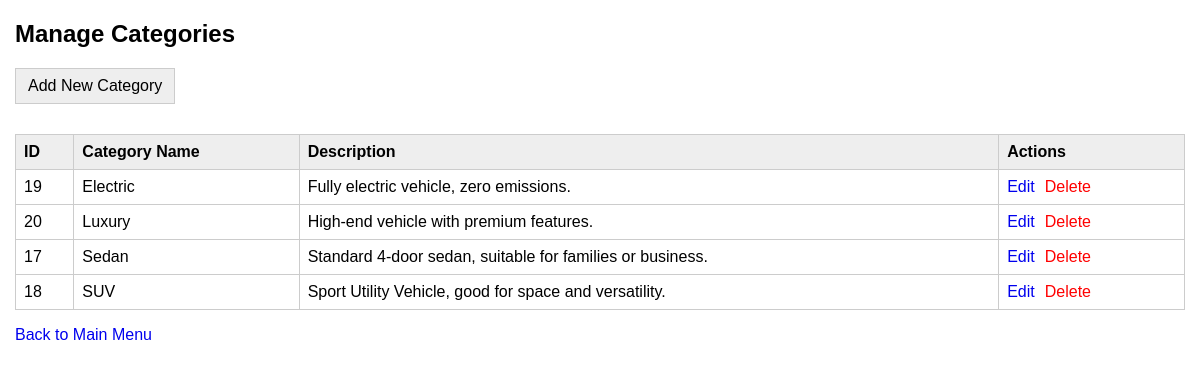
/categories.php, run on the app's committed database.
### tables this page shows
CREATE TABLE `car_categories` (
  `category_id` int(11) NOT NULL,
  `category_name` varchar(255) NOT NULL,
  `description` text NOT NULL
);

### categories.php (the view, shortened to what this page needs)
<?php
include_once "dbconn.php";
?>
<!DOCTYPE html>
<html>
<head>
</head>
<body>
    <h2>Manage Categories</h2>
    <a href="addCategory.php" class="add-link">Add New Category</a>
    <table>
        <thead>
            <tr>
                <th>ID</th>
                <th>Category Name</th>
                <th>Description</th>
                <th>Actions</th>
            </tr>
        </thead>
        <tbody>
            <?php
            $sql = "SELECT category_id, category_name, description FROM car_categories ORDER BY category_name";
            $result = $conn->query($sql);
            if ($result && $result->num_rows > 0) {
                while ($row = $result->fetch_assoc()) {
                    echo "<tr>";
                    echo "<td>" . htmlspecialchars($row['category_id']) . "</td>";
                    echo "<td>" . htmlspecialchars($row['category_name']) . "</td>";
                    echo "<td>" . nl2br(htmlspecialchars($row['description'])) . "</td>";
                    echo "<td>";
                    echo "<a href='editCategory.php?category_id=" . $row['category_id'] . "'>Edit</a>";
                    echo "<a href='deleteCategory.php?category_id=" . $row['category_id'] . "' onclick='return confirm(\"Are you sure?\");' class='delete-link'>Delete</a>";
                    echo "</td>";
                    echo "</tr>";
                }
            } else {
                echo "<tr><td colspan='4'>No car categories found.</td></tr>";
            }
            ?>
        </tbody>
    </table>
     <p><a href="index.php">Back to Main Menu</a></p>
</body>
</html>

### categories.php (style rules this page uses)
body { font-family: sans-serif; margin: 15px; }
table { border-collapse: collapse; width: 100%; margin-top: 15px; border: 1px solid #ccc; }
th, td { border: 1px solid #ccc; padding: 8px; text-align: left; }
th { background-color: #eee; }
a { margin-right: 10px; text-decoration: none; }
a.delete-link { color: red; }
.add-link { display: inline-block; margin-bottom: 15px; padding: 8px 12px; background-color: #eee; border: 1px solid #ccc; color: black; }

### data on the page
car_categories: category_id "19", category_name "Electric", description "Fully electric vehicle, zero emissions."
car_categories: category_id "20", category_name "Luxury", description "High-end vehicle with premium features."
car_categories: category_id "17", category_name "Sedan", description "Standard 4-door sedan, suitable for families or business."
car_categories: category_id "18", category_name "SUV", description "Sport Utility Vehicle, good for space and versatility."
